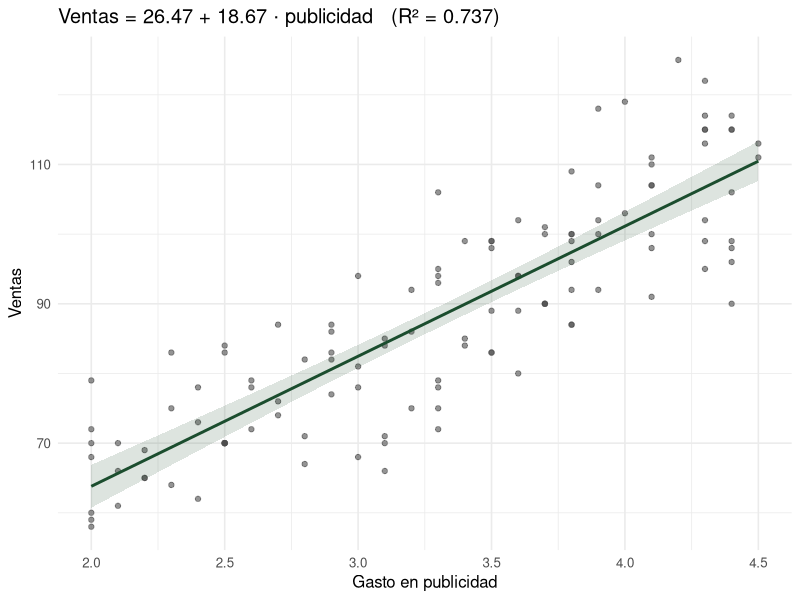
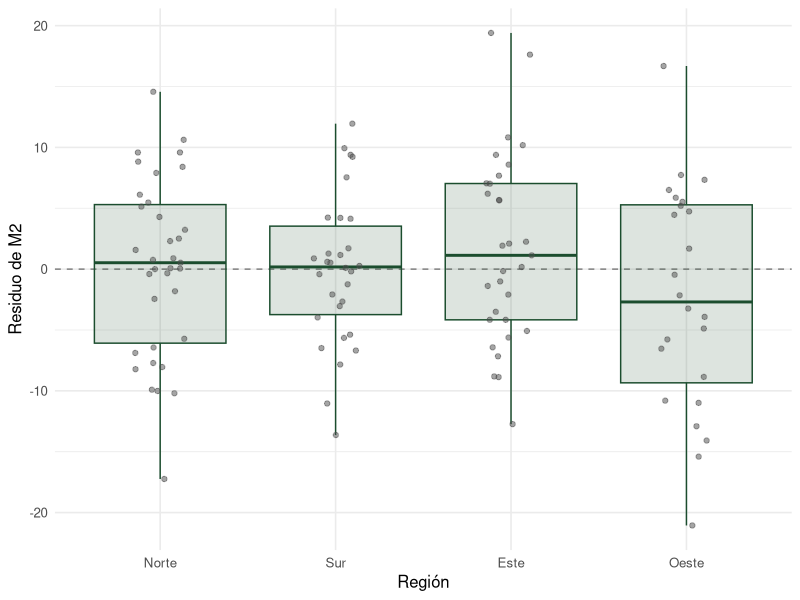
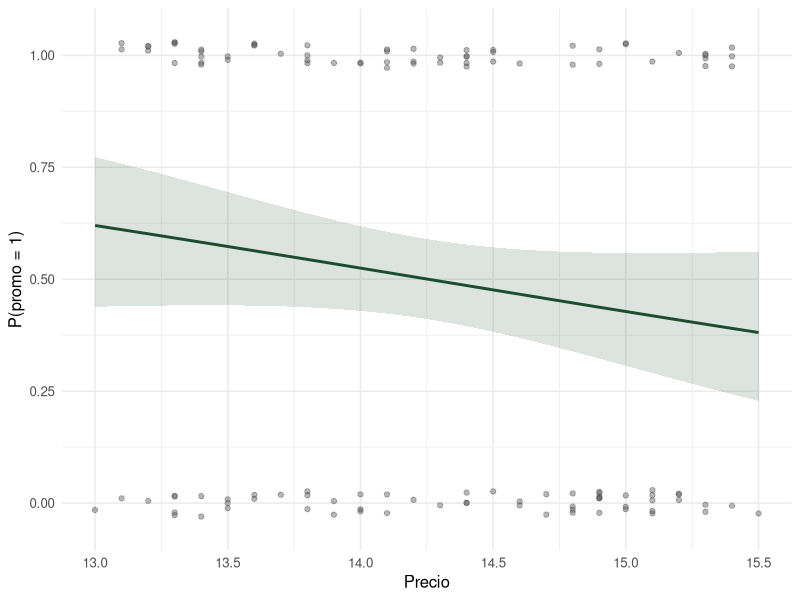
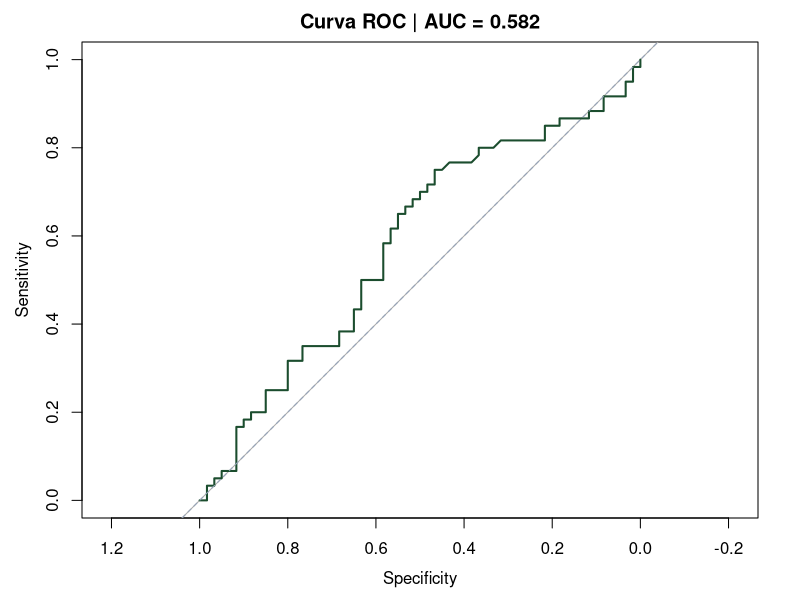
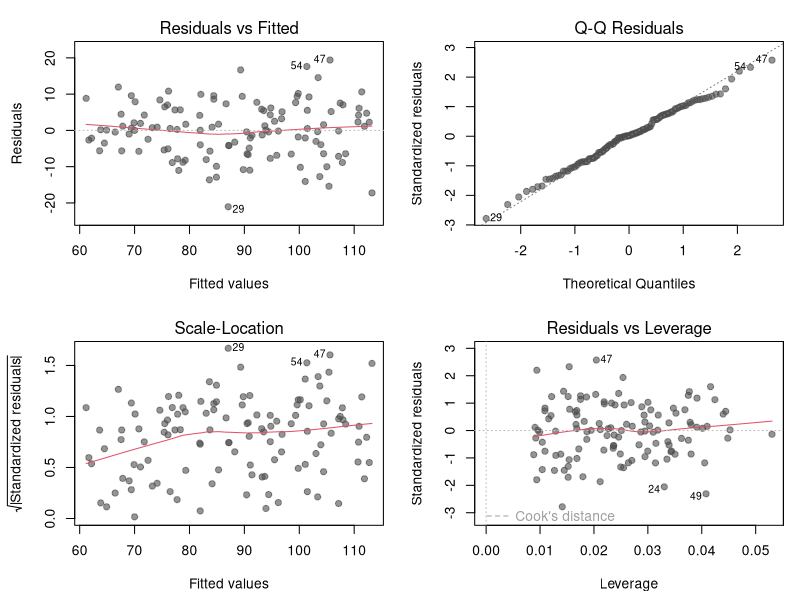
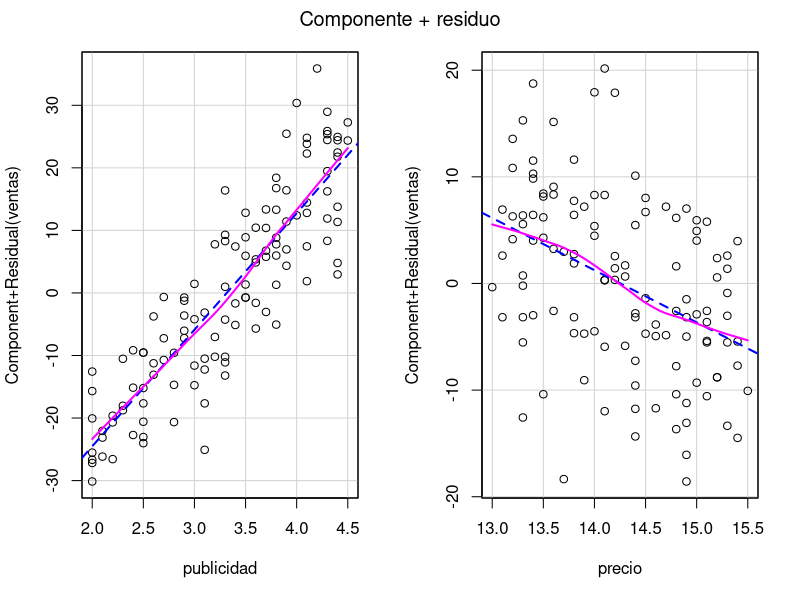
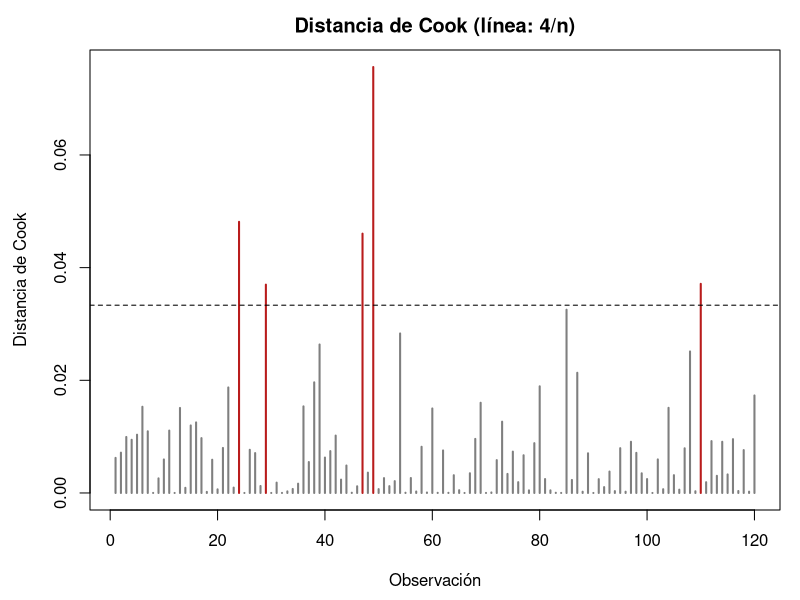

Write R code to recreate these figures, in order.
## ---- chunk 1
knitr::opts_chunk$set(
  echo = TRUE, message = FALSE, warning = FALSE,
  fig.width = 8, fig.height = 4.8, fig.align = "center",
  dpi = 120, comment = "#>"
)
## ---- chunk 2
library(car)       # VIF, Anova tipo II, ncvTest, crPlots, outlierTest
library(lmtest)    # bptest, resettest, dwtest, coeftest
library(sandwich)  # errores estándar robustos (HC3)
library(pROC)      # curva ROC y AUC
library(ggplot2)   # gráficos
library(knitr)     # tablas

verde <- "#1b4d2e"
theme_set(theme_minimal(base_size = 12))

# Funciones auxiliares para formatear números en el texto
f   <- function(x, d = 2) formatC(x, format = "f", digits = d)
pct <- function(x, d = 1) paste0(formatC(100 * x, format = "f", digits = d), "%")
fp  <- function(p) ifelse(p < 0.001, "< 0.001", paste("=", formatC(p, format = "f", digits = 3)))
fpt <- function(p) ifelse(p < 0.001, "< 0.001", formatC(p, format = "f", digits = 3))

# Tabla de coeficientes con IC al 95% y valor p formateado
tabla_coef <- function(m) {
  ci <- confint(m)
  data.frame(Estimación = coef(m), `IC 2.5%` = ci[, 1], `IC 97.5%` = ci[, 2],
             `Valor p` = fpt(summary(m)$coefficients[, 4]), check.names = FALSE)
}
## ---- chunk 3
set.seed(42)
n <- 120
ventas <- data.frame(
  mes        = rep(1:12, times = 10),
  publicidad = round(runif(n, min = 2.0, max = 4.5), 1),
  precio     = round(runif(n, min = 13.0, max = 15.5), 1),
  region     = sample(c("Norte", "Sur", "Este", "Oeste"), n, replace = TRUE),
  promo      = sample(c(0L, 1L), n, replace = TRUE)
)
ventas$ventas <- round(
  100 + 18 * ventas$publicidad - 5 * ventas$precio +
    rnorm(n, mean = 0, sd = 8)
)

str(ventas)
summary(ventas[, c("publicidad", "precio", "ventas")])
table(ventas$region)
table(ventas$promo)
## ---- chunk 4
round(cor(ventas[, c("publicidad", "precio", "ventas")]), 3)
## ---- chunk 5
mod1 <- lm(ventas ~ publicidad, data = ventas)
summary(mod1)
## ---- chunk 6
kable(tabla_coef(mod1), digits = 3, caption = "Coeficientes del modelo simple con IC al 95%")
## ---- chunk 7
s1   <- summary(mod1)
b1   <- coef(mod1)
ci1  <- confint(mod1)
r2_1 <- s1$r.squared
r_xy <- cor(ventas$publicidad, ventas$ventas)
## ---- chunk 8
ggplot(ventas, aes(publicidad, ventas)) +
  geom_point(alpha = 0.6, color = "grey30") +
  geom_smooth(method = "lm", formula = y ~ x, color = verde, fill = verde, alpha = 0.15) +
  labs(x = "Gasto en publicidad", y = "Ventas",
       title = sprintf("Ventas = %.2f + %.2f · publicidad   (R² = %.3f)",
                       b1[1], b1[2], r2_1))
## ---- chunk 9
mod2 <- lm(ventas ~ publicidad + precio, data = ventas)
summary(mod2)
## ---- chunk 10
kable(tabla_coef(mod2), digits = 3, caption = "Coeficientes del modelo múltiple con IC al 95%")
## ---- chunk 11
vif(mod2)
## ---- chunk 12
resumen_modelo <- function(m, nombre) {
  s <- summary(m)
  data.frame(Modelo = nombre, Predictores = length(coef(m)) - 1,
             R2 = s$r.squared, R2_ajustado = s$adj.r.squared,
             RSE = s$sigma, AIC = AIC(m), BIC = BIC(m))
}
comp12 <- rbind(resumen_modelo(mod1, "M1: publicidad"),
                resumen_modelo(mod2, "M2: publicidad + precio"))
kable(comp12, digits = 4, row.names = FALSE)

# Prueba F parcial: ¿precio mejora significativamente el modelo?
anova(mod1, mod2)
## ---- chunk 13
# Coeficientes estandarizados: cambio en DE de ventas por 1 DE del predictor
mod2_std <- lm(scale(ventas) ~ scale(publicidad) + scale(precio), data = ventas)
beta_std <- coef(mod2_std)[-1]

# Suma de cuadrados tipo II y R² parcial
a2   <- Anova(mod2, type = 2)
sce  <- a2["Residuals", "Sum Sq"]
ss   <- a2[c("publicidad", "precio"), "Sum Sq"]
importancia <- data.frame(
  Variable          = c("publicidad", "precio"),
  `Beta estandarizado` = beta_std,
  `t`               = summary(mod2)$coefficients[-1, 3],
  `SC tipo II`      = ss,
  `R² parcial`      = ss / (ss + sce),
  check.names = FALSE
)
kable(importancia, digits = 3, row.names = FALSE)
## ---- chunk 14
s2   <- summary(mod2)
b2   <- coef(mod2)
ci2  <- confint(mod2)
f12  <- anova(mod1, mod2)
vif2 <- vif(mod2)
r2p  <- importancia$`R² parcial`
## ---- chunk 15
ventas$region <- factor(ventas$region, levels = c("Norte", "Sur", "Este", "Oeste"))
contrasts(ventas$region)   # matriz de codificación dummy (tratamiento)

# Las 3 columnas dummy que R construye internamente
head(model.matrix(~ publicidad + precio + region, data = ventas))
## ---- chunk 16
mod3 <- lm(ventas ~ publicidad + precio + region, data = ventas)
summary(mod3)
## ---- chunk 17
kable(tabla_coef(mod3), digits = 3, caption = "Coeficientes del modelo con región (referencia: Norte)")
## ---- chunk 18
anova(mod2, mod3)
Anova(mod3, type = 2)
## ---- chunk 19
kable(rbind(resumen_modelo(mod2, "M2: publicidad + precio"),
            resumen_modelo(mod3, "M3: publicidad + precio + región")),
      digits = 4, row.names = FALSE)
## ---- chunk 20
ventas$res_m2 <- residuals(mod2)
ggplot(ventas, aes(region, res_m2)) +
  geom_hline(yintercept = 0, linetype = 2, color = "grey50") +
  geom_boxplot(fill = verde, alpha = 0.15, outlier.shape = NA, color = verde) +
  geom_jitter(width = 0.15, alpha = 0.5, color = "grey30") +
  labs(x = "Región", y = "Residuo de M2")
## ---- chunk 21
b3  <- coef(mod3)
p3  <- summary(mod3)$coefficients[, 4]
f23 <- anova(mod2, mod3)
## ---- chunk 22
mod4 <- glm(promo ~ publicidad + precio, data = ventas,
            family = binomial(link = "logit"))
summary(mod4)
## ---- chunk 23
ic_or <- exp(confint(mod4))
tab4 <- data.frame(
  `β (logit)`  = coef(mod4),
  OR           = exp(coef(mod4)),
  `IC 2.5%`    = ic_or[, 1],
  `IC 97.5%`   = ic_or[, 2],
  `Valor p`    = summary(mod4)$coefficients[, 4],
  check.names = FALSE
)
tab4_vista <- tab4[-1, ]   # el intercepto (odds con publicidad = precio = 0) no es interpretable
tab4_vista$`Valor p` <- fpt(tab4_vista$`Valor p`)
kable(tab4_vista, digits = 3)
## ---- chunk 24
mod4_nulo <- glm(promo ~ 1, data = ventas, family = binomial)
anova(mod4_nulo, mod4, test = "Chisq")
## ---- chunk 25
p_hat <- fitted(mod4)
efecto_marginal <- coef(mod4)[-1] * mean(p_hat * (1 - p_hat))
round(efecto_marginal, 4)
## ---- chunk 26
grid <- data.frame(precio = seq(13, 15.5, by = 0.05),
                   publicidad = mean(ventas$publicidad))
pr <- predict(mod4, newdata = grid, type = "link", se.fit = TRUE)
grid$p   <- plogis(pr$fit)
grid$lwr <- plogis(pr$fit - 1.96 * pr$se.fit)
grid$upr <- plogis(pr$fit + 1.96 * pr$se.fit)

ggplot(grid, aes(precio, p)) +
  geom_ribbon(aes(ymin = lwr, ymax = upr), fill = verde, alpha = 0.15) +
  geom_line(color = verde, linewidth = 1) +
  geom_jitter(data = ventas, aes(precio, promo), width = 0, height = 0.03,
              alpha = 0.4, color = "grey30") +
  scale_y_continuous(limits = c(-0.05, 1.05), breaks = seq(0, 1, 0.25)) +
  labs(x = "Precio", y = "P(promo = 1)")
## ---- chunk 27
roc4 <- roc(ventas$promo, p_hat, quiet = TRUE)
plot(roc4, col = verde, lwd = 2,
     main = paste("Curva ROC | AUC =", round(auc(roc4), 3)))
abline(a = 1, b = -1, lty = 2, col = "#94a3b8")
ci.auc(roc4)
## ---- chunk 28
or_pr  <- tab4["precio", ]
or_pub <- tab4["publicidad", ]
lr4    <- anova(mod4_nulo, mod4, test = "Chisq")
auc4   <- auc(roc4)
ci_auc <- ci.auc(roc4)
## ---- chunk 29
par(mfrow = c(2, 2), mar = c(4.5, 4.5, 2.5, 1))
plot(mod2, which = c(1, 2, 3, 5), col = adjustcolor("grey30", 0.6), pch = 19)
par(mfrow = c(1, 1))
## ---- chunk 30
crPlots(mod2, layout = c(1, 2), main = "Componente + residuo")
## ---- chunk 31
reset <- resettest(mod2, power = 2:3)       # linealidad (Ramsey RESET)
bp    <- bptest(mod2)                       # homocedasticidad vs. predictores
ncv   <- ncvTest(mod2)                      # homocedasticidad vs. valores ajustados
sw    <- shapiro.test(residuals(mod2))      # normalidad
dw    <- dwtest(mod2)                       # independencia (autocorrelación)

pruebas <- data.frame(
  Supuesto    = c("Linealidad", "Homocedasticidad", "Homocedasticidad",
                  "Normalidad", "Independencia"),
  Prueba      = c("RESET de Ramsey", "Breusch-Pagan (studentizada)",
                  "Score test sobre ajustados (ncvTest)", "Shapiro-Wilk",
                  "Durbin-Watson"),
  Estadístico = c(reset$statistic, bp$statistic, ncv$ChiSquare,
                  sw$statistic, dw$statistic),
  `Valor p`   = c(reset$p.value, bp$p.value, ncv$p, sw$p.value, dw$p.value),
  check.names = FALSE
)
pruebas$Decisión <- ifelse(pruebas$`Valor p` < 0.05,
                           "Se rechaza H0 (α = 5%)", "No se rechaza H0")
kable(pruebas, digits = 3, row.names = FALSE)
## ---- chunk 32
ct_clasico <- coeftest(mod2)
ct_hc3     <- coeftest(mod2, vcov. = vcovHC(mod2, type = "HC3"))
kable(data.frame(
  Estimación     = ct_clasico[, 1],
  `EE clásico`   = ct_clasico[, 2],
  `EE HC3`       = ct_hc3[, 2],
  `p clásico`    = fpt(ct_clasico[, 4]),
  `p HC3`        = fpt(ct_hc3[, 4]),
  check.names = FALSE
), digits = 3)
## ---- chunk 33
cook   <- cooks.distance(mod2)
umbral <- 4 / nrow(ventas)
plot(cook, type = "h", col = ifelse(cook > umbral, "#b91c1c", "grey50"), lwd = 2,
     xlab = "Observación", ylab = "Distancia de Cook",
     main = "Distancia de Cook (línea: 4/n)")
abline(h = umbral, lty = 2)
which(cook > umbral)
outlierTest(mod2)

# Sensibilidad: ¿cambian los coeficientes sin esas observaciones?
mod2_sin <- update(mod2, subset = cook <= umbral)
round(rbind(`Con todas` = coef(mod2), `Sin influyentes` = coef(mod2_sin)), 3)
## ---- chunk 34
n_inf <- sum(cook > umbral)
## ---- chunk 35
kable(data.frame(
  Parámetro  = c("Intercepto", "publicidad", "precio", "σ (error)"),
  Verdadero  = c(100, 18, -5, 8),
  Estimado   = c(coef(mod2), summary(mod2)$sigma),
  `IC 2.5%`  = c(confint(mod2)[, 1], NA),
  `IC 97.5%` = c(confint(mod2)[, 2], NA),
  check.names = FALSE
), digits = 2, row.names = FALSE)
## ---- chunk 36
sessionInfo()
